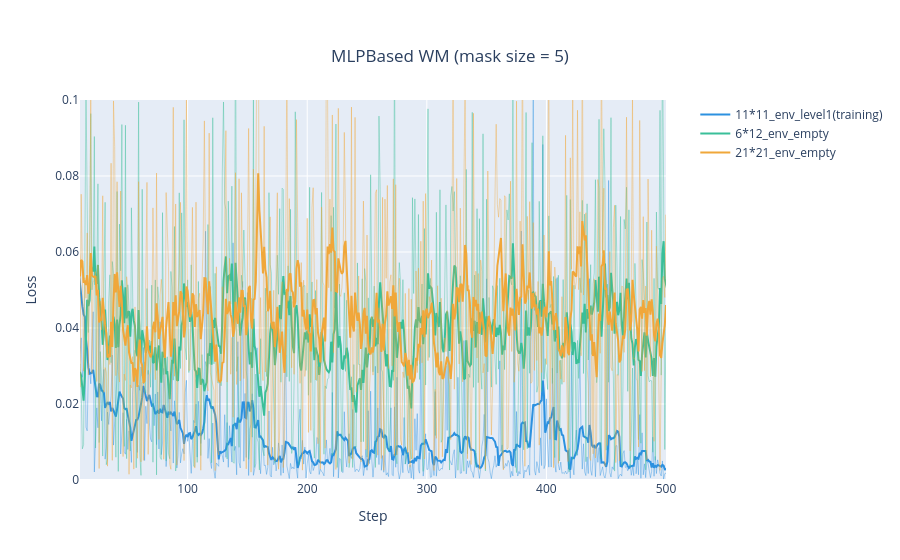

This figure's notebook cell:
### Code cell
import plotly.graph_objects as go

fig = go.Figure()

# Use step indices for the x-axis
steps = list(range(len(df)))  # Generate step indices
steps2 = list(range(len(df2)))  # Generate step indices
steps3 = list(range(len(df3)))  # Generate step indices

# 1. 11*11
# Add the Original Loss Curve (background)
fig.add_trace(go.Scatter(
    x=steps,
    y=df["loss_obs"],
    mode='lines',
    name='Original Loss (Background)',
    line=dict(color='#2C91E0', width=1),  # Gray background with thin lines
    opacity=0.4,  # Make it semi-transparent
    showlegend=False
))

# Add the Smoothed Loss Curve (foreground)
fig.add_trace(go.Scatter(
    x=steps,
    y=df['loss_smooth'],
    mode='lines',
    name='11*11_env_level1(training)',
    line=dict(color='#2C91E0', width=2)  # Highlighted, thicker line
))

# 2. 6*12
fig.add_trace(go.Scatter(
    x=steps2,
    y=df2["loss"],
    mode='lines',
    name='Original Loss (Background)',
    line=dict(color='#3ABF99', width=1),  # Gray background with thin lines
    opacity=0.4,  # Make it semi-transparent
    showlegend=False
))

# Add the Smoothed Loss Curve (foreground)
fig.add_trace(go.Scatter(
    x=steps2,
    y=df2['loss_smooth'],
    mode='lines',
    name='6*12_env_empty',
    line=dict(color='#3ABF99', width=2)  # Highlighted, thicker line
))

# 3. 21*21
fig.add_trace(go.Scatter(
    x=steps3,
    y=df3["loss"],
    mode='lines',
    name='Original Loss (Background)',
    line=dict(color='#F0A73A', width=1),  # Gray background with thin lines
    opacity=0.4,  # Make it semi-transparent
    showlegend=False
))

# Add the Smoothed Loss Curve (foreground)
fig.add_trace(go.Scatter(
    x=steps3,
    y=df3['loss_smooth'],
    mode='lines',
    name='21*21_env_empty',
    line=dict(color='#F0A73A', width=2)  # Highlighted, thicker line
))

# Update the layout with a centered title
fig.update_layout(
    title=dict(
        text="MLPBased WM (mask size = 5)",
        x=0.5,
        xanchor='center',
        yanchor='top'
    ),
    xaxis_title="Step",
    yaxis_title="Loss",
    xaxis=dict(range=[10, 500]),  # 限制 X 轴范围
    yaxis=dict(range=[0, 0.1]),  # 限制 Y 轴范围
    legend=dict(
        x=1.05,
        y=1,
        xanchor='left',
        yanchor='top'
    ),
    margin=dict(r=150)
)
fig.show()

### Figure 1 — Plotly figure (JSON) as saved in the notebook; plotly's stock layout.template omitted (floating-point values rounded to 4 significant figures; data arrays with more than 128 entries replaced by an {"elided": "..."} marker saying what was removed)
{"data": [{"line": {"color": "#2C91E0", "width": 1}, "mode": "lines", "name": "Original Loss (Background)", "opacity": 0.4, "showlegend": false, "type": "scatter", "x": {"elided": "11919 int values"}, "y": {"elided": "11919 float values"}}, {"line": {"color": "#2C91E0", "width": 2}, "mode": "lines", "name": "11*11_env_level1(training)", "type": "scatter", "x": {"elided": "11919 int values"}, "y": {"elided": "11919 float values"}}, {"line": {"color": "#3ABF99", "width": 1}, "mode": "lines", "name": "Original Loss (Background)", "opacity": 0.4, "showlegend": false, "type": "scatter", "x": {"elided": "1200 int values"}, "y": {"elided": "1200 float values"}}, {"line": {"color": "#3ABF99", "width": 2}, "mode": "lines", "name": "6*12_env_empty", "type": "scatter", "x": {"elided": "1200 int values"}, "y": {"elided": "1200 float values"}}, {"line": {"color": "#F0A73A", "width": 1}, "mode": "lines", "name": "Original Loss (Background)", "opacity": 0.4, "showlegend": false, "type": "scatter", "x": {"elided": "637 int values"}, "y": {"elided": "637 float values"}}, {"line": {"color": "#F0A73A", "width": 2}, "mode": "lines", "name": "21*21_env_empty", "type": "scatter", "x": {"elided": "637 int values"}, "y": {"elided": "637 float values"}}], "layout": {"legend": {"x": 1.05, "xanchor": "left", "y": 1, "yanchor": "top"}, "margin": {"r": 150}, "title": {"text": "MLPBased WM (mask size = 5)", "x": 0.5, "xanchor": "center", "yanchor": "top"}, "xaxis": {"range": [10, 500], "title": {"text": "Step"}}, "yaxis": {"range": [0, 0.1], "title": {"text": "Loss"}}}}
